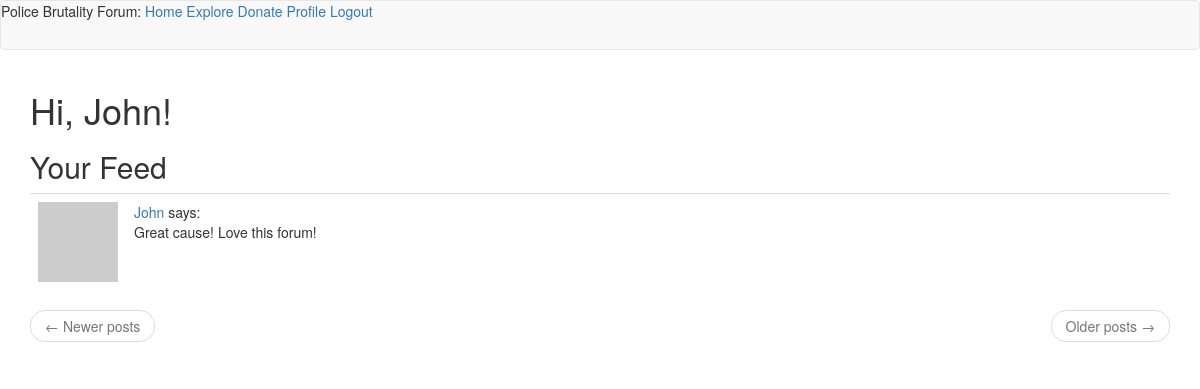
The app's page /index (signed in) with its own data.
### app/models.py (models this page shows, shortened)
class User(UserMixin, db.Model):
    id = db.Column(db.Integer, primary_key=True)
    username = db.Column(db.String(64), index=True, unique=True)
    email = db.Column(db.String(120), index=True, unique=True)
    password_hash = db.Column(db.String(128))
    posts = db.relationship('Post', backref='author', lazy='dynamic')
    about_me = db.Column(db.String(140))
    last_seen = db.Column(db.DateTime, default=datetime.utcnow)
    def avatar(self, size):
        digest = md5(self.email.lower().encode('utf-8')).hexdigest()
        return 'https://www.gravatar.com/avatar/{}?d=identicon&s={}'.format(digest, size)
    def followed_posts(self):
        followed = Post.query.join(
            followers, (followers.c.followed_id==Post.user_id)).filter(
                followers.c.follower_id==self.id)
        own = Post.query.filter_by(user_id=self.id)
        return followed.union(own).order_by(Post.timestamp.desc())
    followed = db.relationship(
        'User', secondary=followers,
        primaryjoin=(followers.c.follower_id == id),
        secondaryjoin=(followers.c.followed_id == id),
        backref=db.backref('followers', lazy='dynamic'), lazy='dynamic')

class Post(db.Model):
    id = db.Column(db.Integer, primary_key=True)
    body = db.Column(db.String(5000))
    timestamp = db.Column(db.DateTime, index=True, default=datetime.utcnow)
    user_id = db.Column(db.Integer, db.ForeignKey('user.id'))

### app/routes.py (the view)
@app.route('/',methods=['GET','POST'])
@app.route('/index',methods=['GET','POST'])
@login_required
def index():
    page = request.args.get('page',1,type=int)
    posts = current_user.followed_posts().paginate(page,app.config['POSTS_PER_PAGE'],False)
    next_url = url_for('index',page=posts.next_num)\
        if posts.has_next else None
    prev_url = url_for('index', page=posts.prev_num) \
        if posts.has_prev else None
    return render_template('index.html', title='Home',posts=posts.items,next_url=next_url,prev_url=prev_url,numb=0)

### app/models.py (called while the page is built)
@login.user_loader
def load_user(id):
    return User.query.get(int(id))

### app/routes.py (called while the page is built)
@app.before_request
def before_request():
    if current_user.is_authenticated:
        current_user.last_seen = datetime.utcnow()
        db.session.commit()

### app/templates/index.html
{% extends "base.html" %}
{% block app_content %}
    {%if current_user.is_anonymous%}
    <h1>Welcome Anonymous User</h1>
    {%else%}
    <h1>Hi, {{ current_user.username }}!</h1>
    {%endif%}
    <h2>Your Feed</h2>
    {% for post in posts %}
        {%include '_post.html'%}
    {% endfor %}
    <nav aria-label="...">
        <ul class="pager">
            <li class="previous{% if not prev_url %} disabled{% endif %}">
                <a href="{{ prev_url or '#' }}">
                    <span aria-hidden="true">&larr;</span> Newer posts
                </a>
            </li>
            <li class="next{% if not next_url %} disabled{% endif %}">
                <a href="{{ next_url or '#' }}">
                    Older posts <span aria-hidden="true">&rarr;</span>
                </a>
            </li>
        </ul>
    </nav>
{% endblock %}

### app/templates/_post.html
<table class="table table-hover">
    <tr>
        <td width="70px">
            <a href="{{ url_for('user', username=post.author.username) }}"><img src="{{ post.author.avatar(70) }}" /></a>
        </td>
        <td>
            <a href="{{ url_for('user', username=post.author.username) }}">{{ post.author.username }}</a>
            says:<br>
            {{ post.body }}
        </td>
    </tr>
</table>

### records on screen
User: username "John"
Post: author.username "John", body "Great cause! Love this forum!"
